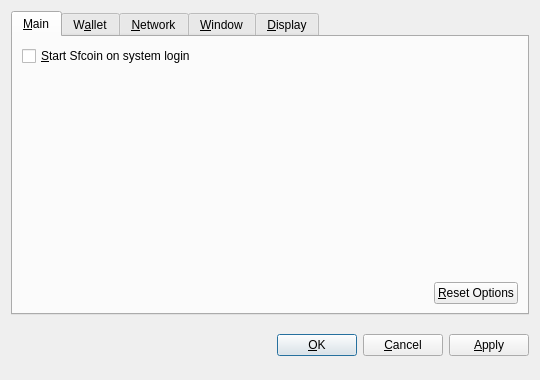
<?xml version="1.0" encoding="UTF-8"?>
<ui version="4.0">
 <class>OptionsDialog</class>
 <widget class="QDialog" name="OptionsDialog">
  <property name="geometry">
   <rect>
    <x>0</x>
    <y>0</y>
    <width>540</width>
    <height>380</height>
   </rect>
  </property>
  <property name="windowTitle">
   <string>Options</string>
  </property>
  <property name="modal">
   <bool>true</bool>
  </property>
  <layout class="QVBoxLayout" name="verticalLayout">
   <item>
    <widget class="QTabWidget" name="tabWidget">
     <property name="tabPosition">
      <enum>QTabWidget::North</enum>
     </property>
     <property name="currentIndex">
      <number>0</number>
     </property>
     <widget class="QWidget" name="tabMain">
      <attribute name="title">
       <string>&amp;Main</string>
      </attribute>
      <layout class="QVBoxLayout" name="verticalLayout_Main">
       <item>
        <widget class="QCheckBox" name="bitcoinAtStartup">
         <property name="toolTip">
          <string>Automatically start Sfcoin after logging in to the system.</string>
         </property>
         <property name="text">
          <string>&amp;Start Sfcoin on system login</string>
         </property>
        </widget>
       </item>
       <item>
        <spacer name="verticalSpacer_Main">
         <property name="orientation">
          <enum>Qt::Vertical</enum>
         </property>
         <property name="sizeHint" stdset="0">
          <size>
           <width>20</width>
           <height>40</height>
          </size>
         </property>
        </spacer>
       </item>
       <item>
        <layout class="QHBoxLayout" name="horizontalLayout_2_Main">
         <item>
          <spacer name="horizontalSpacer_2_Main">
           <property name="orientation">
            <enum>Qt::Horizontal</enum>
           </property>
           <property name="sizeHint" stdset="0">
            <size>
             <width>40</width>
             <height>20</height>
            </size>
           </property>
          </spacer>
         </item>
         <item>
          <widget class="QPushButton" name="resetButton">
           <property name="toolTip">
            <string>Reset all client options to default.</string>
           </property>
           <property name="text">
            <string>&amp;Reset Options</string>
           </property>
           <property name="autoDefault">
            <bool>false</bool>
           </property>
          </widget>
         </item>
        </layout>
       </item>
      </layout>
     </widget>
     <widget class="QWidget" name="tabWallet">
      <attribute name="title">
       <string>W&amp;allet</string>
      </attribute>
      <layout class="QVBoxLayout" name="verticalLayout_Network">
       <item>
        <widget class="QLabel" name="transactionFeeInfoLabel">
         <property name="text">
          <string>Optional transaction fee per kB that helps make sure your transactions are processed quickly. Most transactions are 1 kB.</string>
         </property>
         <property name="textFormat">
          <enum>Qt::PlainText</enum>
         </property>
         <property name="wordWrap">
          <bool>true</bool>
         </property>
        </widget>
       </item>
       <item>
        <layout class="QHBoxLayout" name="horizontalLayout_1_Main">
         <item>
          <widget class="QLabel" name="transactionFeeLabel">
           <property name="text">
            <string>Pay transaction &amp;fee</string>
           </property>
           <property name="textFormat">
            <enum>Qt::PlainText</enum>
           </property>
           <property name="buddy">
            <cstring>transactionFee</cstring>
           </property>
          </widget>
         </item>
         <item>
          <widget class="BitcoinAmountField" name="transactionFee"/>
         </item>
         <item>
          <spacer name="horizontalSpacer_1_Main">
           <property name="orientation">
            <enum>Qt::Horizontal</enum>
           </property>
           <property name="sizeHint" stdset="0">
            <size>
             <width>40</width>
             <height>20</height>
            </size>
           </property>
          </spacer>
         </item>
        </layout>
       </item>
       <item>
        <widget class="QLabel" name="label">
         <property name="text">
          <string>If you disable the spending of unconfirmed change, the change from a transaction cannot be used until that transaction has at least one confirmation. This also affects how your balance is computed.</string>
         </property>
         <property name="wordWrap">
          <bool>true</bool>
         </property>
        </widget>
       </item>
       <item>
        <widget class="QCheckBox" name="spendZeroConfChange">
         <property name="text">
          <string>Spend unconfirmed change  (experts only)</string>
         </property>
        </widget>
       </item>
       <item>
        <spacer name="verticalSpacer">
         <property name="orientation">
          <enum>Qt::Vertical</enum>
         </property>
         <property name="sizeHint" stdset="0">
          <size>
           <width>20</width>
           <height>40</height>
          </size>
         </property>
        </spacer>
       </item>
      </layout>
     </widget>
     <widget class="QWidget" name="tabNetwork">
      <attribute name="title">
       <string>&amp;Network</string>
      </attribute>
      <layout class="QVBoxLayout" name="verticalLayout_Network">
       <item>
        <widget class="QCheckBox" name="mapPortUpnp">
         <property name="toolTip">
          <string>Automatically open the Sfcoin client port on the router. This only works when your router supports UPnP and it is enabled.</string>
         </property>
         <property name="text">
          <string>Map port using &amp;UPnP</string>
         </property>
        </widget>
       </item>
       <item>
        <widget class="QCheckBox" name="connectSocks">
         <property name="toolTip">
          <string>Connect to the Sfcoin network through a SOCKS proxy (e.g. when connecting through Tor).</string>
         </property>
         <property name="text">
          <string>&amp;Connect through SOCKS proxy:</string>
         </property>
        </widget>
       </item>
       <item>
        <layout class="QHBoxLayout" name="horizontalLayout_Network">
         <item>
          <widget class="QLabel" name="proxyIpLabel">
           <property name="text">
            <string>Proxy &amp;IP:</string>
           </property>
           <property name="textFormat">
            <enum>Qt::PlainText</enum>
           </property>
           <property name="buddy">
            <cstring>proxyIp</cstring>
           </property>
          </widget>
         </item>
         <item>
          <widget class="QValidatedLineEdit" name="proxyIp">
           <property name="maximumSize">
            <size>
             <width>140</width>
             <height>16777215</height>
            </size>
           </property>
           <property name="toolTip">
            <string>IP address of the proxy (e.g. 127.0.0.1)</string>
           </property>
          </widget>
         </item>
         <item>
          <widget class="QLabel" name="proxyPortLabel">
           <property name="text">
            <string>&amp;Port:</string>
           </property>
           <property name="textFormat">
            <enum>Qt::PlainText</enum>
           </property>
           <property name="buddy">
            <cstring>proxyPort</cstring>
           </property>
          </widget>
         </item>
         <item>
          <widget class="QLineEdit" name="proxyPort">
           <property name="maximumSize">
            <size>
             <width>55</width>
             <height>16777215</height>
            </size>
           </property>
           <property name="toolTip">
            <string>Port of the proxy (e.g. 9050)</string>
           </property>
          </widget>
         </item>
         <item>
          <widget class="QLabel" name="socksVersionLabel">
           <property name="text">
            <string>SOCKS &amp;Version:</string>
           </property>
           <property name="textFormat">
            <enum>Qt::PlainText</enum>
           </property>
           <property name="buddy">
            <cstring>socksVersion</cstring>
           </property>
          </widget>
         </item>
         <item>
          <widget class="QValueComboBox" name="socksVersion">
           <property name="toolTip">
            <string>SOCKS version of the proxy (e.g. 5)</string>
           </property>
          </widget>
         </item>
         <item>
          <spacer name="horizontalSpacer_Network">
           <property name="orientation">
            <enum>Qt::Horizontal</enum>
           </property>
           <property name="sizeHint" stdset="0">
            <size>
             <width>40</width>
             <height>20</height>
            </size>
           </property>
          </spacer>
         </item>
        </layout>
       </item>
       <item>
        <spacer name="verticalSpacer_Network">
         <property name="orientation">
          <enum>Qt::Vertical</enum>
         </property>
         <property name="sizeHint" stdset="0">
          <size>
           <width>20</width>
           <height>40</height>
          </size>
         </property>
        </spacer>
       </item>
      </layout>
     </widget>
     <widget class="QWidget" name="tabWindow">
      <attribute name="title">
       <string>&amp;Window</string>
      </attribute>
      <layout class="QVBoxLayout" name="verticalLayout_Window">
       <item>
        <widget class="QCheckBox" name="minimizeToTray">
         <property name="toolTip">
          <string>Show only a tray icon after minimizing the window.</string>
         </property>
         <property name="text">
          <string>&amp;Minimize to the tray instead of the taskbar</string>
         </property>
        </widget>
       </item>
       <item>
        <widget class="QCheckBox" name="minimizeOnClose">
         <property name="toolTip">
          <string>Minimize instead of exit the application when the window is closed. When this option is enabled, the application will be closed only after selecting Quit in the menu.</string>
         </property>
         <property name="text">
          <string>M&amp;inimize on close</string>
         </property>
        </widget>
       </item>
       <item>
        <spacer name="verticalSpacer_Window">
         <property name="orientation">
          <enum>Qt::Vertical</enum>
         </property>
         <property name="sizeHint" stdset="0">
          <size>
           <width>20</width>
           <height>40</height>
          </size>
         </property>
        </spacer>
       </item>
      </layout>
     </widget>
     <widget class="QWidget" name="tabDisplay">
      <attribute name="title">
       <string>&amp;Display</string>
      </attribute>
      <layout class="QVBoxLayout" name="verticalLayout_Display">
       <item>
        <layout class="QHBoxLayout" name="horizontalLayout_1_Display">
         <item>
          <widget class="QLabel" name="langLabel">
           <property name="text">
            <string>User Interface &amp;language:</string>
           </property>
           <property name="textFormat">
            <enum>Qt::PlainText</enum>
           </property>
           <property name="buddy">
            <cstring>lang</cstring>
           </property>
          </widget>
         </item>
         <item>
          <widget class="QValueComboBox" name="lang">
           <property name="toolTip">
            <string>The user interface language can be set here. This setting will take effect after restarting Sfcoin.</string>
           </property>
          </widget>
         </item>
        </layout>
       </item>
       <item>
        <layout class="QHBoxLayout" name="horizontalLayout_2_Display">
         <item>
          <widget class="QLabel" name="unitLabel">
           <property name="text">
            <string>&amp;Unit to show amounts in:</string>
           </property>
           <property name="textFormat">
            <enum>Qt::PlainText</enum>
           </property>
           <property name="buddy">
            <cstring>unit</cstring>
           </property>
          </widget>
         </item>
         <item>
          <widget class="QValueComboBox" name="unit">
           <property name="toolTip">
            <string>Choose the default subdivision unit to show in the interface and when sending coins.</string>
           </property>
          </widget>
         </item>
        </layout>
       </item>
       <item>
        <widget class="QCheckBox" name="displayAddresses">
         <property name="toolTip">
          <string>Whether to show Sfcoin addresses in the transaction list or not.</string>
         </property>
         <property name="text">
          <string>&amp;Display addresses in transaction list</string>
         </property>
        </widget>
       </item>
       <item>
        <widget class="QCheckBox" name="coinControlFeatures">
         <property name="toolTip">
          <string>Whether to show coin control features or not.</string>
         </property>
         <property name="text">
          <string>Display coin &amp;control features (experts only!)</string>
         </property>
        </widget>
       </item>
       <item>
        <spacer name="verticalSpacer_Display">
         <property name="orientation">
          <enum>Qt::Vertical</enum>
         </property>
         <property name="sizeHint" stdset="0">
          <size>
           <width>20</width>
           <height>40</height>
          </size>
         </property>
        </spacer>
       </item>
      </layout>
     </widget>
    </widget>
   </item>
   <item>
    <layout class="QHBoxLayout" name="horizontalLayout_Buttons">
     <item>
      <spacer name="horizontalSpacer_1">
       <property name="orientation">
        <enum>Qt::Horizontal</enum>
       </property>
       <property name="sizeHint" stdset="0">
        <size>
         <width>40</width>
         <height>48</height>
        </size>
       </property>
      </spacer>
     </item>
     <item>
      <widget class="QLabel" name="statusLabel">
       <property name="font">
        <font>
         <weight>75</weight>
         <bold>true</bold>
        </font>
       </property>
       <property name="text">
        <string/>
       </property>
       <property name="textFormat">
        <enum>Qt::PlainText</enum>
       </property>
       <property name="wordWrap">
        <bool>true</bool>
       </property>
      </widget>
     </item>
     <item>
      <spacer name="horizontalSpacer_2">
       <property name="orientation">
        <enum>Qt::Horizontal</enum>
       </property>
       <property name="sizeHint" stdset="0">
        <size>
         <width>40</width>
         <height>48</height>
        </size>
       </property>
      </spacer>
     </item>
     <item>
      <widget class="QPushButton" name="okButton">
       <property name="text">
        <string>&amp;OK</string>
       </property>
      </widget>
     </item>
     <item>
      <widget class="QPushButton" name="cancelButton">
       <property name="text">
        <string>&amp;Cancel</string>
       </property>
       <property name="autoDefault">
        <bool>false</bool>
       </property>
      </widget>
     </item>
     <item>
      <widget class="QPushButton" name="applyButton">
       <property name="text">
        <string>&amp;Apply</string>
       </property>
       <property name="autoDefault">
        <bool>false</bool>
       </property>
      </widget>
     </item>
    </layout>
   </item>
  </layout>
 </widget>
 <customwidgets>
  <customwidget>
   <class>BitcoinAmountField</class>
   <extends>QSpinBox</extends>
   <header>bitcoinamountfield.h</header>
  </customwidget>
  <customwidget>
   <class>QValueComboBox</class>
   <extends>QComboBox</extends>
   <header>qvaluecombobox.h</header>
  </customwidget>
  <customwidget>
   <class>QValidatedLineEdit</class>
   <extends>QLineEdit</extends>
   <header>qvalidatedlineedit.h</header>
  </customwidget>
 </customwidgets>
 <resources/>
 <connections/>
</ui>
